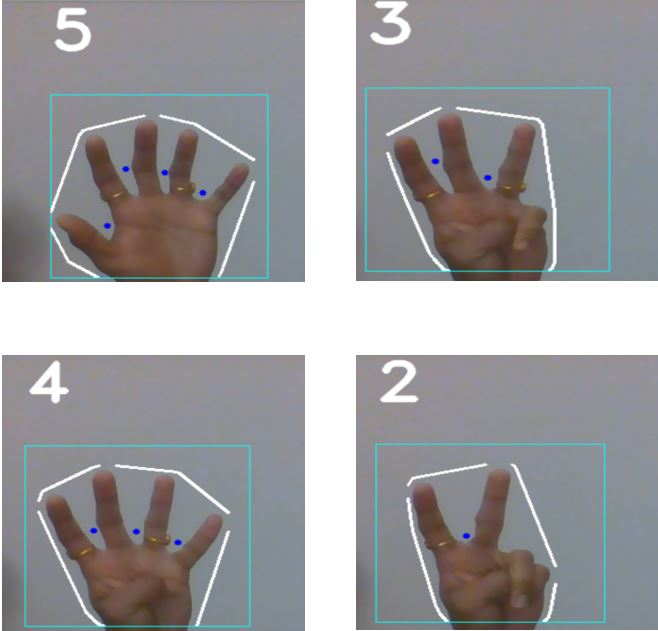
#> input picture Computer Vision Hand Gesture Recognition System/Gesture.JPG, 658 x 631 px, given in place of the camera
$ python 'Hand Gesture Recognition.py'   (older library calls are emulated)
#> lines starting #> are read from the running program, lines starting #| are printed output that depends on the picture; after the words box and inside, x2 and y2 are one past the last pixel; in counts of white or black regions, pixels touching at a corner belong together
"""
Hand Gesture Recogniton

Authors: Ayshwarya Sambasivan

"""
# importing necessary functions that are to be used
import cv2
import numpy as np
import math

#capturing the live video stream
cap = cv2.VideoCapture(0)

# Function for the help operations
def description():
    print("\t You have entered the help menu for the project \n")
    print("\t 1. As soon as the frame for video recording starts we need to place hand in the region of Interest \n")
    print("\t If program finds that hand is not placed , then it will request to place the hand in ROI\n")
    print("\t 2. We need to check that the entire hand must be inside the white box and note that arm must not be placed in ROI \n")
    print("\t 3. Keep changing the fingers and you will notice that the number of fingers will be displayed above \n")
    print("\t 4. The Blue points that you observe between the fingers are the defects using which we calculate the number \n" )
    print("\t 5. The white line that develops around the hand is the convex hull \n")
    print("\t 6. This program works for both sides of the hand \n")
    print("\t 7. This program even works for the left and the right hands \n")
    print("\t 8. TO EXIT THE PROGRAM PRESS ESC KEY \n")

print (" \t \t Finger detection and Counting \n")

print("The project counts the number of fingers we are pointing and it displays the number on the screen \n")

print(" Press h for help")

while(1):

     try:

         ret, frame = cap.read()
#> frame is the input picture: shape (631, 658, 3); mean B, G, R 158.6, 155.9, 156.4
         frame=cv2.flip(frame,1)
         kernel = np.ones((3,3),np.uint8)

         #define region of interest
         roi=frame[100:300, 100:300]


         cv2.rectangle(frame,(100,100),(300,300),(255,255,0),0)
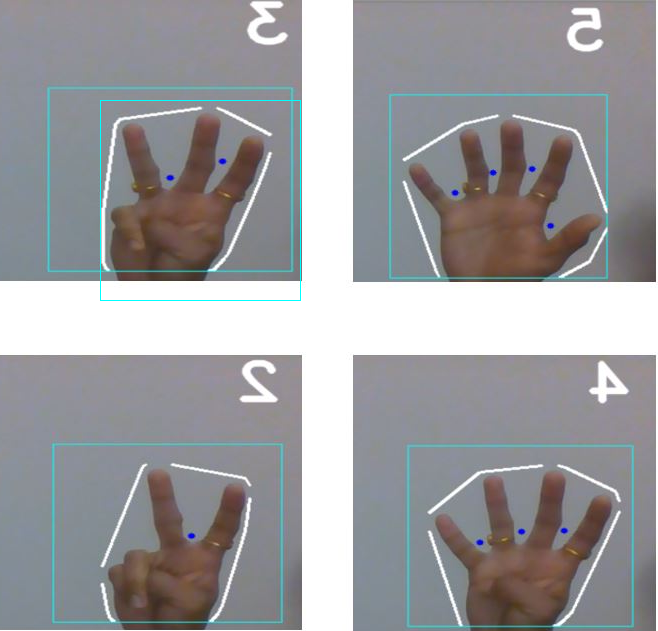
#> frame: shape (631, 658, 3); mean B, G, R 158.8, 156.1, 156.1

         hsv = cv2.cvtColor(roi, cv2.COLOR_BGR2HSV)
#> hsv: shape (200, 200, 3); mean H, S, V 67.4, 45.9, 143.1
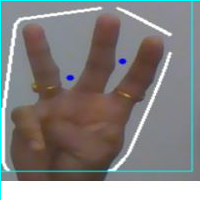
#> roi: shape (200, 200, 3); mean B, G, R 129.9, 130.8, 134.3

         # define range of skin color in HSV
         lower_skin = np.array([0,20,70], dtype=np.uint8)
         upper_skin = np.array([20,255,255], dtype=np.uint8)

         #extract skin colur imagw
         mask = cv2.inRange(hsv, lower_skin, upper_skin)
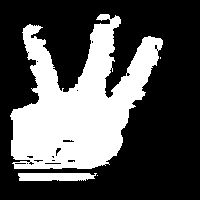
#> mask: shape (200, 200); 33.1% white; 4 white regions (2 under 20 px), largest, box (x1, y1, x2, y2) and area: (10, 14, 163, 169) 12664, (18, 173, 97, 181) 577


         #extrapolate the hand to fill dark spots within
         mask = cv2.dilate(mask,kernel,iterations = 4)
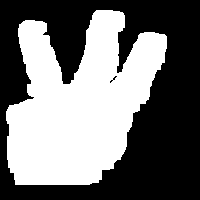
#> mask: shape (200, 200); 45.2% white; 1 white region

         #blur the image
         mask = cv2.GaussianBlur(mask,(5,5),100)
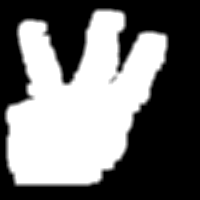
#> mask: shape (200, 200); min 0, max 255, mean 115.3


         #find contours
         _,contours,hierarchy= cv2.findContours(mask,cv2.RETR_TREE,cv2.CHAIN_APPROX_SIMPLE)
#> contours = 2 contours, 1 with area under 20; largest, box (x1, y1, x2, y2) and area: (4, 8, 169, 187) 19620

         #find contour of max area(hand)
         cnt = max(contours, key = lambda x: cv2.contourArea(x))
#> cnt = contour of 258 points, box (x1, y1, x2, y2) (4, 8, 169, 187), area 19620

         #approx the contour a little
         epsilon = 0.0005*cv2.arcLength(cnt,True)
#> epsilon = 0.417
         approx= cv2.approxPolyDP(cnt,epsilon,True)
#> approx = contour of 206 points, box (x1, y1, x2, y2) (4, 8, 169, 187), area 19620


         #make convex hull around hand
         hull = cv2.convexHull(cnt)
#> hull = contour of 24 points, box (x1, y1, x2, y2) (4, 8, 169, 187), area 23576

         #define area of hull and area of hand
         areahull = cv2.contourArea(hull)
#> areahull = 23576
         areacnt = cv2.contourArea(cnt)
#> areacnt = 19620

         #find the percentage of area not covered by hand in convex hull
         arearatio=((areahull-areacnt)/areacnt)*100
#> arearatio = 20.16

         #find the defects in convex hull with respect to hand
         hull = cv2.convexHull(approx, returnPoints=False)
#> hull = 24 values, max 205 at index 0, min 0 at index 23, mean 114.5
         defects = cv2.convexityDefects(approx, hull)
#> defects = 19 rows, first 6: [1, 34, 21, 12149], [34, 36, 35, 162], [36, 38, 37, 217], [39, 92, 67, 17795], [92, 94, 93, 114], [94, 96, 95, 154]

         # l = no. of defects
         l=0

         #Finding no. of defects due to fingers
         for i in range(defects.shape[0]):
            s,e,f,d = defects[i,0]
            start = tuple(approx[s][0])
            end = tuple(approx[e][0])
            far = tuple(approx[f][0])
            pt= (100,180)


            # find length of all sides of triangle
            a = math.sqrt((end[0] - start[0])**2 + (end[1] - start[1])**2)
            b = math.sqrt((far[0] - start[0])**2 + (far[1] - start[1])**2)
            c = math.sqrt((end[0] - far[0])**2 + (end[1] - far[1])**2)
            s = (a+b+c)/2
            ar = math.sqrt(s*(s-a)*(s-b)*(s-c))

            #distance between point and convex hull
            d=(2*ar)/a

            # apply cosine rule here
            angle = math.acos((b**2 + c**2 - a**2)/(2*b*c)) * 57


            # ignore angles > 90 and ignore points very close to convex hull(they generally come due to noise)
            if angle <= 90 and d>30:
                l += 1
                cv2.circle(roi, far, 3, [255,0,0], -1)

            #draw lines around hand
            cv2.line(roi,start, end, [255,255,255], 2)
#> this loop made 19 passes
#> (e, f, start, end, far, a) on passes 1 to 11: (34, 21, (166, 32), (124, 10), (121, 62), 47.41), (36, 35, (124, 10), (121, 9), (122, 10), 3.16), (38, 37, (121, 9), (114, 8), (115, 9), 7.07), (92, 67, (94, 8), (23, 18), (67, 82), 71.7), (94, 93, (23, 18), (21, 19), (22, 19), 2.24), (96, 95, (21, 19), (17, 22), (18, 22), 5), (98, 97, (17, 22), (16, 26), (17, 25), 4.12), (130, 120, (16, 26), (4, 109), (26, 96), 83.86), (139, 135, (4, 122), (5, 161), (7, 126), 39.01), (141, 140, (5, 161), (6, 169), (6, 162), 8.06), (144, 143, (6, 169), (8, 174), (8, 170), 5.39)
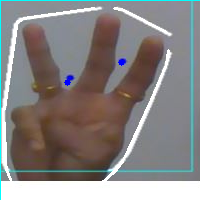
#> roi: shape (200, 200, 3); 3.32% of pixels changed, all inside (x1, y1, x2, y2) = (3, 7, 170, 188)
#> after the loop, l = 2


         l+=1
#> l = 3

         #print corresponding gestures which are in their ranges
         font = cv2.FONT_HERSHEY_DUPLEX
#> font = 2
         if l==1:
            if areacnt<2000:
                cv2.putText(frame,'Place hand',(100,50), font, 2, (255,255,255), 3, cv2.LINE_AA)
            else:
                if arearatio<12:
                    cv2.putText(frame,'Closed fist',(100,50), font, 2, (255,255,255), 3, cv2.LINE_AA)


                else:
                    cv2.putText(frame,'1',(100,50), font, 2, (255,255,255), 3, cv2.LINE_AA)

         elif l==2:
            cv2.putText(frame,'2',(100,50), font, 2, (255,255,255), 3, cv2.LINE_AA)

         elif l==3:

              if arearatio<27:
                    cv2.putText(frame,'3',(100,50), font, 2, (255,255,255), 3, cv2.LINE_AA)
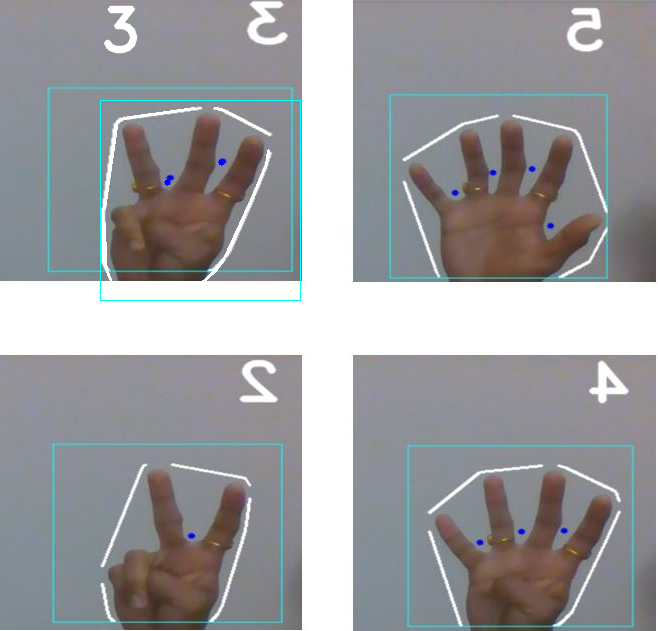
#> frame: shape (631, 658, 3); 0.53% of pixels changed, all inside (x1, y1, x2, y2) = (103, 5, 270, 288)


         elif l==4:
            cv2.putText(frame,'4',(100,50), font, 2, (255,255,255), 3, cv2.LINE_AA)

         elif l==5:
            cv2.putText(frame,'5',(100,50), font, 2, (255,255,255), 3, cv2.LINE_AA)

         elif l==6:
            cv2.putText(frame,'reposition',(100,50), font, 2, (255,255,255), 3, cv2.LINE_AA)

         else :
            cv2.putText(frame,'reposition',(100,50), font, 2, (255,255,255), 3, cv2.LINE_AA)

         #show the windows
         cv2.imshow('mask',mask)
         cv2.imshow('frame',frame)

     except:
       pass

     if cv2.waitKey(1) == ord('h'):
#> (key Esc is pressed here)
            description()


     k = cv2.waitKey(5) & 0xFF
#> (key Esc is pressed here)
     if k == 27:
         break

cv2.destroyAllWindows()
cap.release()
